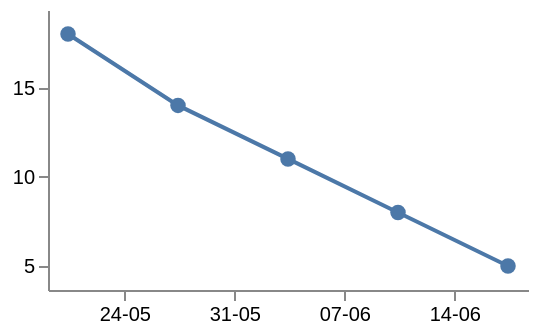

Specify this chart in Vega-Lite:
### Vega specification from a JSON file in a GitHub repository (floating-point values rounded to 4 significant figures)
{"$schema": "https://vega.github.io/schema/vega/v6.json", "description": "`scale.padding` on **continuous** scales — a line over a padded time scale, with a padded linear scale on the other axis. Every other padding fixture in the corpus pads a band or a point scale, where the padding divides a step; on a continuous scale it widens the domain instead, by inverting the pixel padding through the scale, so the first and last points sit inside the plotting area rather than on its edges.", "width": 240, "height": 140, "padding": 5, "data": [{"name": "table", "values": [{"t": "2026-05-20T10:00:00", "v": 18}, {"t": "2026-05-27T10:00:00", "v": 14}, {"t": "2026-06-03T10:00:00", "v": 11}, {"t": "2026-06-10T10:00:00", "v": 8}, {"t": "2026-06-17T10:00:00", "v": 5}], "format": {"parse": {"t": "date"}}}], "scales": [{"name": "x", "type": "time", "domain": {"data": "table", "field": "t"}, "range": "width", "padding": 10}, {"name": "y", "type": "linear", "domain": {"data": "table", "field": "v"}, "range": "height", "padding": 12, "zero": false}], "axes": [{"orient": "bottom", "scale": "x", "tickCount": 3, "format": "%d-%m"}, {"orient": "left", "scale": "y", "tickCount": 4}], "marks": [{"type": "line", "from": {"data": "table"}, "encode": {"enter": {"x": {"scale": "x", "field": "t"}, "y": {"scale": "y", "field": "v"}, "stroke": {"value": "#4c78a8"}, "strokeWidth": {"value": 2}}}}, {"type": "symbol", "from": {"data": "table"}, "encode": {"enter": {"x": {"scale": "x", "field": "t"}, "y": {"scale": "y", "field": "v"}, "size": {"value": 60}, "fill": {"value": "#4c78a8"}}}}]}
